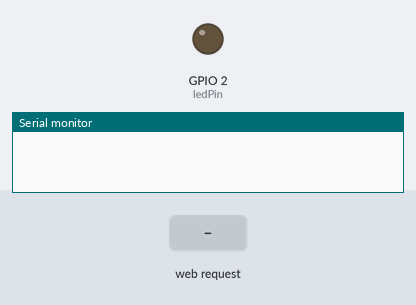
The sketch below on a simulated ESP8266 (NodeMCU). On the bench: output pins drawn as LEDs (lit = HIGH), the last lines printed to the serial monitor. The test bench sets the inputs (shaded band).

Above: at 0.0 s.
At 2.2 s:
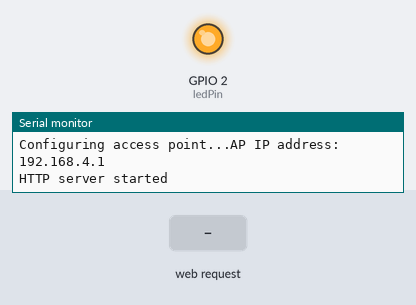
2.3 s: HTTP request GET /brillo?valor=1 received
3.8 s: HTTP request GET /on received
At 4.8 s:
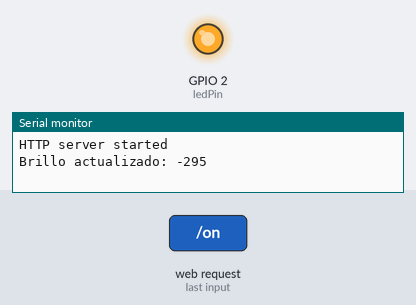
Timing chart, 0 to 6.8 s (numbered marks = the images above; inputs shaded):
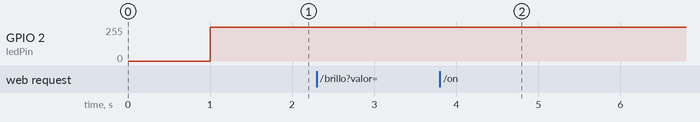

Measured:
- after the input at 3.8 s, GPIO 2 (ledPin): 255/255 → 254/255 at once

The sketch:

Access_Point.ino
```cpp
#include <ESP8266WiFi.h>
#include <WiFiClient.h>
#include <ESP8266WebServer.h>

#ifndef APSSID
#define APSSID "ESPap"
#define APPSK "thereisnospoon"
#endif

const char *ssid = APSSID;
const char *password = APPSK;
int brillo = 842; // Valor PWM inicial (0 a 1023)
int brilloPorcentual = 0;
const int ledPin = LED_BUILTIN;

ESP8266WebServer server(80);

bool ledState = false; // Estado actual del LED

void handleRoot() {
  String estado = ledState ? "Encendido" : "Apagado";
  brilloPorcentual = map(brillo, 764, 1023, 0, 100); // Se actualiza correctamente el porcentaje antes de mostrarlo

  String html = R"rawliteral(
  <html>
  <head>
    <style>
      .boton {
        font-size: 20px;
        padding: 15px 30px;
        margin: 10px;
        background-color: #ff5733;
        color: white;
        border: none;
        border-radius: 10px;
      }
      .boton:hover {
        background-color: #df4a2a;
      }
    </style>
  </head>
  <body>
    <h1>Control de LED</h1>

    <p>Estado actual: )rawliteral" + estado + R"rawliteral(</p>

    <a href="/on"><button class="boton">Encender</button></a>
    <a href="/off"><button class="boton">Apagar</button></a>
    <a href="/toggle"><button class="boton">TOGGLE</button></a>

    <p>Brillo: <span id="brillo_val">)rawliteral" + String(brilloPorcentual) + R"rawliteral(%</span></p>

    <!-- ✅ CORREGIDO: el value ahora usa brillo (PWM) directamente -->
    <input type="range" min="764" max="1023" value=")rawliteral" + String(brillo) + R"rawliteral("
      onchange="ajustarBrillo(this.value)">

    <script>
      function ajustarBrillo(val) {
        let porcentaje = Math.round((val - 764) * 100 / (1023 - 764));
        document.getElementById('brillo_val').innerText = porcentaje + "%";
        fetch('/brillo?valor=' + val);
      }
    </script>
  </body>
  </html>
  )rawliteral";

  server.send(200, "text/html", html);
}

void actualizarPWM() {
  if (ledState) {
    analogWrite(ledPin, 1023 - brillo); // Inverso porque LED va de HIGH a LOW
  } else {
    analogWrite(ledPin, 1023); // Apagar
  }
}

void handleOn() {
  digitalWrite(ledPin, LOW); // Encender (inverso en ESP8266)
  ledState = true;
  actualizarPWM();
  server.sendHeader("Location", "/");
  server.send(303);
}

void handleOff() {
  digitalWrite(ledPin, HIGH); // Apagar
  ledState = false;
  actualizarPWM();
  server.sendHeader("Location", "/");
  server.send(303);
}

void handleToggle() {
  ledState = !ledState;
  digitalWrite(ledPin, ledState ? LOW : HIGH); // Toggle LED
  actualizarPWM();
  server.sendHeader("Location", "/");
  server.send(303);
}

void handleBrillo() {
  if (server.hasArg("valor")) {
    brillo = server.arg("valor").toInt();
    brilloPorcentual = map(brillo, 764, 1023, 0, 100);

    actualizarPWM();
    Serial.print("Brillo actualizado: ");
    Serial.println(brilloPorcentual); // Ahora muestra el valor correcto
  }
  server.send(200, "text/plain", "OK");
}

void setup() {
  delay(1000);
  Serial.begin(115200);
  Serial.println();
  Serial.print("Configuring access point...");

  WiFi.softAP(ssid, password);

  IPAddress myIP = WiFi.softAPIP();
  Serial.print("AP IP address: ");
  Serial.println(myIP);

  pinMode(ledPin, OUTPUT);
  digitalWrite(ledPin, HIGH); // Apagar inicialmente (HIGH en ESP8266)

  server.on("/", handleRoot);
  server.on("/on", handleOn);
  server.on("/off", handleOff);
  server.on("/toggle", handleToggle);
  server.on("/brillo", handleBrillo);
  server.begin();
  Serial.println("HTTP server started");
}

void loop() {
  server.handleClient();
}
```
